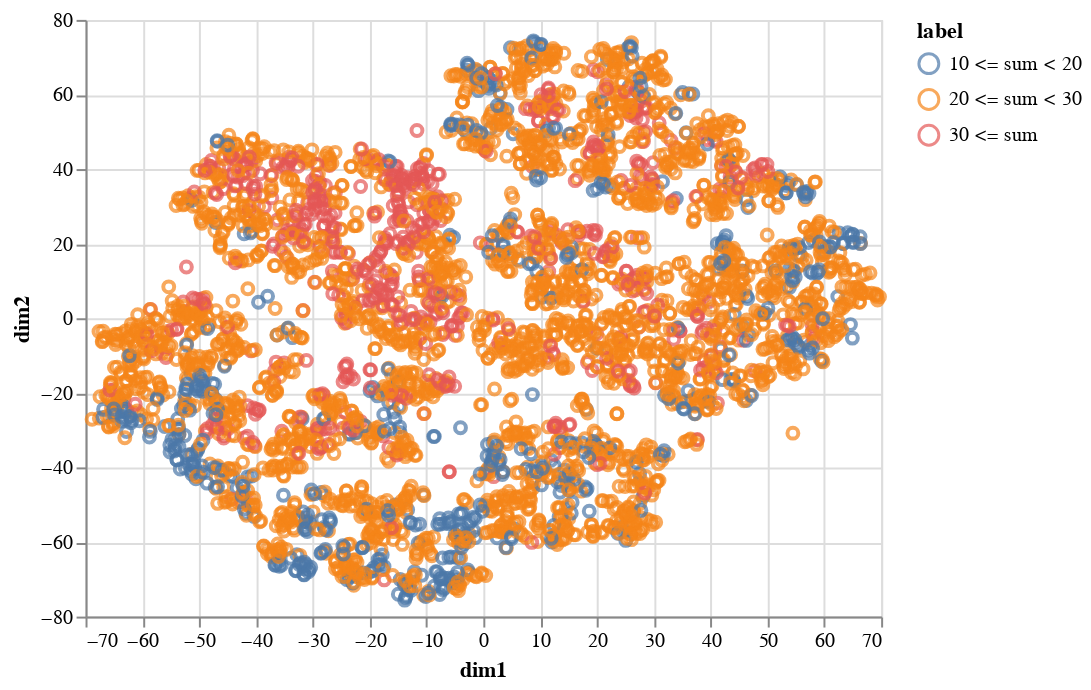

This figure's notebook cell:
### Code cell
c = alt.Chart(X_embedded).mark_point().encode(
        x='dim1',
        y='dim2',
        color='label'
    )
c

### Figure 1 — Vega-Lite specification as saved in the notebook (floating-point values rounded to 4 significant figures; data arrays with more than 128 entries replaced by an {"elided": "..."} marker saying what was removed)
{"config": {"view": {"continuousWidth": 400, "continuousHeight": 300}}, "data": {"name": "data-2b901083c7a0691e6eefbd6a7fee0505"}, "mark": "point", "encoding": {"color": {"field": "label", "type": "nominal"}, "x": {"field": "dim1", "type": "quantitative"}, "y": {"field": "dim2", "type": "quantitative"}}, "$schema": "https://vega.github.io/schema/vega-lite/v4.17.0.json", "datasets": {"data-2b901083c7a0691e6eefbd6a7fee0505": {"elided": "4000 records"}}}
